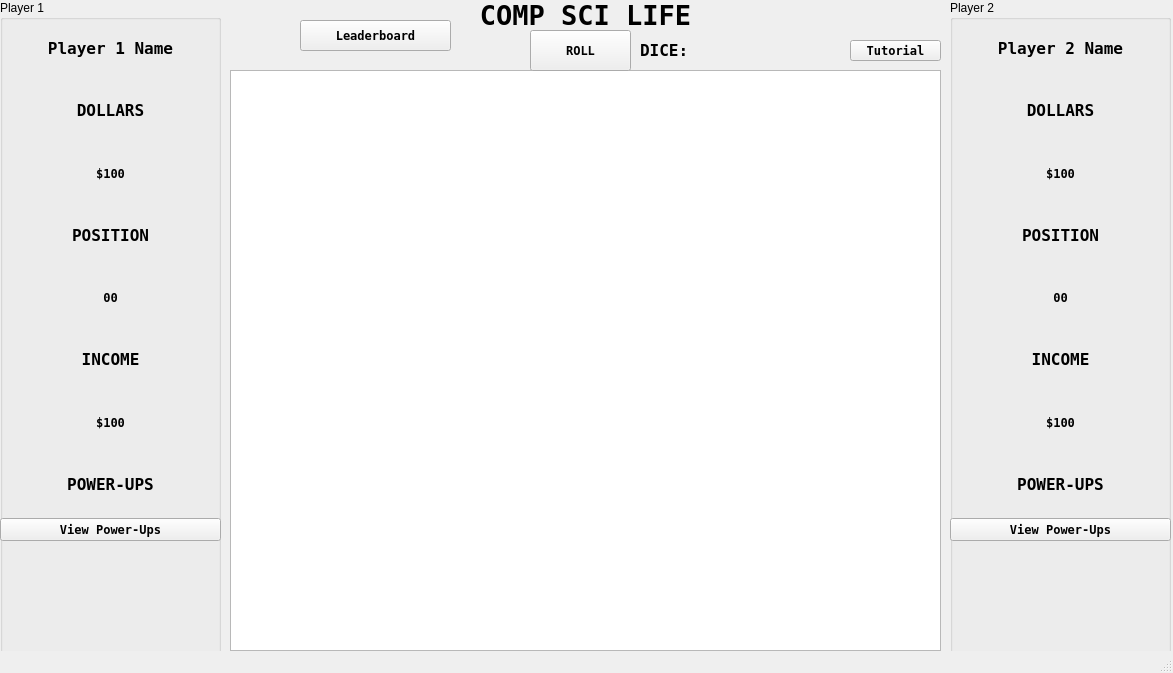
<?xml version="1.0" encoding="UTF-8"?>
<ui version="4.0">
 <class>MainWindow</class>
 <widget class="QMainWindow" name="MainWindow">
  <property name="geometry">
   <rect>
    <x>0</x>
    <y>0</y>
    <width>1173</width>
    <height>673</height>
   </rect>
  </property>
  <property name="windowTitle">
   <string>MainWindow</string>
  </property>
  <widget class="QWidget" name="centralwidget">
   <widget class="QGroupBox" name="p1">
    <property name="geometry">
     <rect>
      <x>0</x>
      <y>0</y>
      <width>221</width>
      <height>671</height>
     </rect>
    </property>
    <property name="title">
     <string>Player 1</string>
    </property>
    <widget class="QWidget" name="verticalLayoutWidget">
     <property name="geometry">
      <rect>
       <x>0</x>
       <y>20</y>
       <width>221</width>
       <height>521</height>
      </rect>
     </property>
     <layout class="QVBoxLayout" name="verticalLayoutp1">
      <item>
       <widget class="QLabel" name="p1Name">
        <property name="font">
         <font>
          <family>Terminal</family>
          <pointsize>12</pointsize>
          <bold>true</bold>
         </font>
        </property>
        <property name="text">
         <string>Player 1 Name</string>
        </property>
        <property name="alignment">
         <set>Qt::AlignmentFlag::AlignCenter</set>
        </property>
       </widget>
      </item>
      <item>
       <widget class="QLabel" name="dollarLabelp1">
        <property name="font">
         <font>
          <family>Terminal</family>
          <pointsize>12</pointsize>
          <bold>true</bold>
         </font>
        </property>
        <property name="text">
         <string>DOLLARS</string>
        </property>
        <property name="alignment">
         <set>Qt::AlignmentFlag::AlignCenter</set>
        </property>
       </widget>
      </item>
      <item>
       <widget class="QLabel" name="p1Money">
        <property name="font">
         <font>
          <family>Terminal</family>
          <pointsize>9</pointsize>
          <bold>true</bold>
         </font>
        </property>
        <property name="text">
         <string>$100</string>
        </property>
        <property name="alignment">
         <set>Qt::AlignmentFlag::AlignCenter</set>
        </property>
       </widget>
      </item>
      <item>
       <widget class="QLabel" name="posLabelp1">
        <property name="font">
         <font>
          <family>Terminal</family>
          <pointsize>12</pointsize>
          <bold>true</bold>
         </font>
        </property>
        <property name="text">
         <string>POSITION</string>
        </property>
        <property name="alignment">
         <set>Qt::AlignmentFlag::AlignCenter</set>
        </property>
       </widget>
      </item>
      <item>
       <widget class="QLabel" name="p1Pos">
        <property name="font">
         <font>
          <family>Terminal</family>
          <pointsize>9</pointsize>
          <bold>true</bold>
         </font>
        </property>
        <property name="text">
         <string>00</string>
        </property>
        <property name="alignment">
         <set>Qt::AlignmentFlag::AlignCenter</set>
        </property>
       </widget>
      </item>
      <item>
       <widget class="QLabel" name="incomeLabelp1">
        <property name="font">
         <font>
          <family>Terminal</family>
          <pointsize>12</pointsize>
          <bold>true</bold>
         </font>
        </property>
        <property name="text">
         <string>INCOME</string>
        </property>
        <property name="alignment">
         <set>Qt::AlignmentFlag::AlignCenter</set>
        </property>
       </widget>
      </item>
      <item>
       <widget class="QLabel" name="p1Income">
        <property name="font">
         <font>
          <family>Terminal</family>
          <pointsize>9</pointsize>
          <bold>true</bold>
         </font>
        </property>
        <property name="text">
         <string>$100</string>
        </property>
        <property name="alignment">
         <set>Qt::AlignmentFlag::AlignCenter</set>
        </property>
       </widget>
      </item>
      <item>
       <widget class="QLabel" name="powerLabelp1">
        <property name="font">
         <font>
          <family>Terminal</family>
          <pointsize>12</pointsize>
          <bold>true</bold>
         </font>
        </property>
        <property name="text">
         <string>POWER-UPS</string>
        </property>
        <property name="alignment">
         <set>Qt::AlignmentFlag::AlignCenter</set>
        </property>
       </widget>
      </item>
      <item>
       <widget class="QPushButton" name="p1ViewPower">
        <property name="font">
         <font>
          <family>Terminal</family>
          <bold>true</bold>
         </font>
        </property>
        <property name="text">
         <string>View Power-Ups</string>
        </property>
       </widget>
      </item>
     </layout>
    </widget>
   </widget>
   <widget class="QWidget" name="gridLayoutWidget">
    <property name="geometry">
     <rect>
      <x>230</x>
      <y>70</y>
      <width>711</width>
      <height>581</height>
     </rect>
    </property>
    <layout class="QGridLayout" name="mainGrid">
     <item row="0" column="0">
      <widget class="QGraphicsView" name="graphicsView"/>
     </item>
    </layout>
   </widget>
   <widget class="QPushButton" name="rollDice">
    <property name="geometry">
     <rect>
      <x>530</x>
      <y>30</y>
      <width>101</width>
      <height>41</height>
     </rect>
    </property>
    <property name="font">
     <font>
      <family>Terminal</family>
      <bold>true</bold>
     </font>
    </property>
    <property name="text">
     <string>ROLL</string>
    </property>
   </widget>
   <widget class="QLabel" name="Title">
    <property name="geometry">
     <rect>
      <x>220</x>
      <y>0</y>
      <width>731</width>
      <height>31</height>
     </rect>
    </property>
    <property name="font">
     <font>
      <family>Terminal</family>
      <pointsize>20</pointsize>
      <bold>true</bold>
     </font>
    </property>
    <property name="text">
     <string>COMP SCI LIFE</string>
    </property>
    <property name="alignment">
     <set>Qt::AlignmentFlag::AlignCenter</set>
    </property>
   </widget>
   <widget class="QGroupBox" name="p2">
    <property name="geometry">
     <rect>
      <x>950</x>
      <y>0</y>
      <width>221</width>
      <height>671</height>
     </rect>
    </property>
    <property name="title">
     <string>Player 2</string>
    </property>
    <widget class="QWidget" name="verticalLayoutWidget_3">
     <property name="geometry">
      <rect>
       <x>0</x>
       <y>20</y>
       <width>221</width>
       <height>521</height>
      </rect>
     </property>
     <layout class="QVBoxLayout" name="verticalLayoutp2">
      <item>
       <widget class="QLabel" name="p2Name">
        <property name="font">
         <font>
          <family>Terminal</family>
          <pointsize>12</pointsize>
          <bold>true</bold>
         </font>
        </property>
        <property name="text">
         <string>Player 2 Name</string>
        </property>
        <property name="alignment">
         <set>Qt::AlignmentFlag::AlignCenter</set>
        </property>
       </widget>
      </item>
      <item>
       <widget class="QLabel" name="dollarLabelp2">
        <property name="font">
         <font>
          <family>Terminal</family>
          <pointsize>12</pointsize>
          <bold>true</bold>
         </font>
        </property>
        <property name="text">
         <string>DOLLARS</string>
        </property>
        <property name="alignment">
         <set>Qt::AlignmentFlag::AlignCenter</set>
        </property>
       </widget>
      </item>
      <item>
       <widget class="QLabel" name="p2Money">
        <property name="font">
         <font>
          <family>Terminal</family>
          <pointsize>9</pointsize>
          <bold>true</bold>
         </font>
        </property>
        <property name="text">
         <string>$100</string>
        </property>
        <property name="alignment">
         <set>Qt::AlignmentFlag::AlignCenter</set>
        </property>
       </widget>
      </item>
      <item>
       <widget class="QLabel" name="posLabelp2">
        <property name="font">
         <font>
          <family>Terminal</family>
          <pointsize>12</pointsize>
          <bold>true</bold>
         </font>
        </property>
        <property name="text">
         <string>POSITION</string>
        </property>
        <property name="alignment">
         <set>Qt::AlignmentFlag::AlignCenter</set>
        </property>
       </widget>
      </item>
      <item>
       <widget class="QLabel" name="p2Pos">
        <property name="font">
         <font>
          <family>Terminal</family>
          <pointsize>9</pointsize>
          <bold>true</bold>
         </font>
        </property>
        <property name="text">
         <string>00</string>
        </property>
        <property name="alignment">
         <set>Qt::AlignmentFlag::AlignCenter</set>
        </property>
       </widget>
      </item>
      <item>
       <widget class="QLabel" name="incomeLabelp2">
        <property name="font">
         <font>
          <family>Terminal</family>
          <pointsize>12</pointsize>
          <bold>true</bold>
         </font>
        </property>
        <property name="text">
         <string>INCOME</string>
        </property>
        <property name="alignment">
         <set>Qt::AlignmentFlag::AlignCenter</set>
        </property>
       </widget>
      </item>
      <item>
       <widget class="QLabel" name="p2Income">
        <property name="font">
         <font>
          <family>Terminal</family>
          <pointsize>9</pointsize>
          <bold>true</bold>
         </font>
        </property>
        <property name="text">
         <string>$100</string>
        </property>
        <property name="alignment">
         <set>Qt::AlignmentFlag::AlignCenter</set>
        </property>
       </widget>
      </item>
      <item>
       <widget class="QLabel" name="powerLabelp2">
        <property name="font">
         <font>
          <family>Terminal</family>
          <pointsize>12</pointsize>
          <bold>true</bold>
         </font>
        </property>
        <property name="text">
         <string>POWER-UPS</string>
        </property>
        <property name="alignment">
         <set>Qt::AlignmentFlag::AlignCenter</set>
        </property>
       </widget>
      </item>
      <item>
       <widget class="QPushButton" name="p2ViewPower">
        <property name="font">
         <font>
          <family>Terminal</family>
          <bold>true</bold>
         </font>
        </property>
        <property name="text">
         <string>View Power-Ups</string>
        </property>
       </widget>
      </item>
     </layout>
    </widget>
   </widget>
   <widget class="QLabel" name="Dice">
    <property name="geometry">
     <rect>
      <x>640</x>
      <y>30</y>
      <width>151</width>
      <height>41</height>
     </rect>
    </property>
    <property name="font">
     <font>
      <family>Terminal</family>
      <pointsize>12</pointsize>
      <bold>true</bold>
     </font>
    </property>
    <property name="text">
     <string>DICE: </string>
    </property>
    <property name="alignment">
     <set>Qt::AlignmentFlag::AlignLeading|Qt::AlignmentFlag::AlignLeft|Qt::AlignmentFlag::AlignVCenter</set>
    </property>
   </widget>
   <widget class="QPushButton" name="Leaderboard">
    <property name="geometry">
     <rect>
      <x>300</x>
      <y>20</y>
      <width>151</width>
      <height>31</height>
     </rect>
    </property>
    <property name="font">
     <font>
      <family>Terminal</family>
      <bold>true</bold>
     </font>
    </property>
    <property name="text">
     <string>Leaderboard</string>
    </property>
   </widget>
   <widget class="QPushButton" name="Tutorial">
    <property name="geometry">
     <rect>
      <x>850</x>
      <y>40</y>
      <width>91</width>
      <height>21</height>
     </rect>
    </property>
    <property name="font">
     <font>
      <family>Terminal</family>
      <bold>true</bold>
     </font>
    </property>
    <property name="text">
     <string>Tutorial</string>
    </property>
   </widget>
  </widget>
  <widget class="QStatusBar" name="statusbar"/>
 </widget>
 <resources/>
 <connections/>
</ui>
